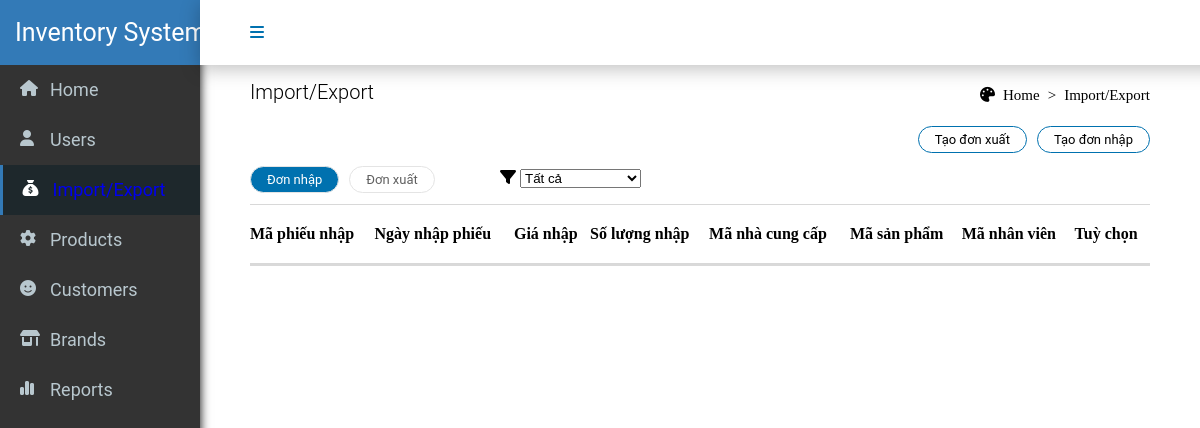
Before: /application/order.php with the older database file.
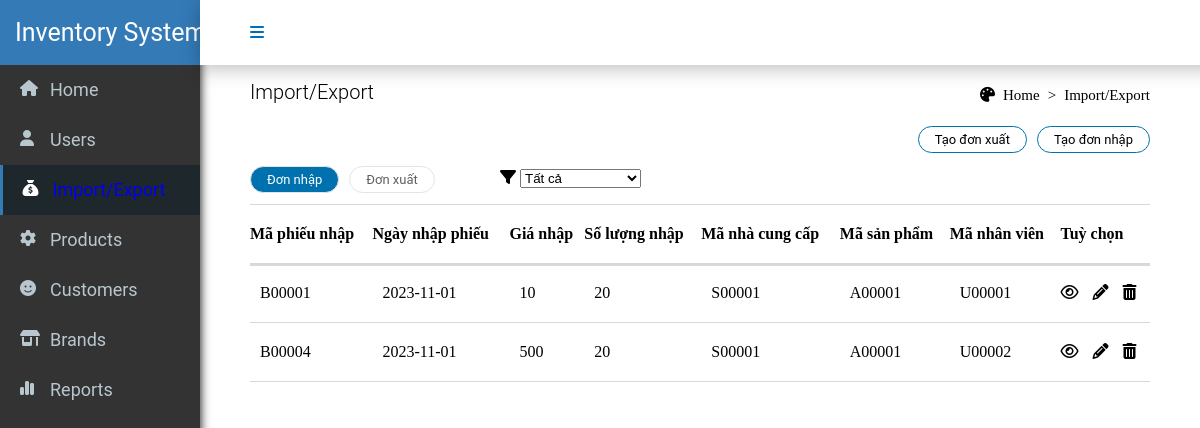
After: the same page with the newer database file.
### tables this page shows
CREATE TABLE `import` (
  `import_ID` char(6) NOT NULL,
  `import_date` date DEFAULT NULL,
  `import_price` float DEFAULT NULL,
  `import_quantity` int(11) DEFAULT NULL,
  `supplier_ID` char(6) NOT NULL,
  `product_ID` char(6) NOT NULL,
  `user_ID` char(6) NOT NULL
);

### process/connect.php (called while the page is built, shortened)
<?php
abstract class connection {
    protected $DB_TYPE;
    protected $DB_HOST;
    protected $DB_NAME;
    protected $USER;
    protected $PW;
    protected $connection;
    public function __construct() {
        $this->DB_TYPE = 'mysql';
        $this->DB_HOST = 'localhost';
        $this->DB_NAME = 'inventory';
        $this->USER = 'root';
        $this->PW = '';
        $this->connection = $this->conn();
    }
    public function conn() {
        try {
            $conn = new PDO("$this->DB_TYPE:host=$this->DB_HOST;dbname=$this->DB_NAME", $this->USER, $this->PW);
            $conn->setAttribute(PDO::ATTR_DEFAULT_FETCH_MODE, PDO::FETCH_ASSOC);
            return $conn;
        } catch (Exception $e) {
            die("Connection failed: " . $e->getMessage());
        }
    }
    public function prepareSQL($sql) {
        return $this->connection->prepare($sql);
}
}
class Query extends connection {
    public function import() {
        $sql = "SELECT * FROM import";
        $stmt = $this->prepareSQL($sql);
        $stmt->execute();
        return $stmt->fetchAll();
    }
}

### application/order.php (the view, shortened to what this page needs)
<?php
require_once '../process/connect.php';
$getinf = new Query();
$imports = $getinf->import();
?>
<!DOCTYPE html>
<html lang="en">
<head>
    <link rel="stylesheet" href="../css/index.css">
    <link rel="stylesheet" href="../css/order.css">
    <link rel="stylesheet" href="https://cdnjs.cloudflare.com/ajax/libs/font-awesome/6.4.0/css/all.min.css">
</head>
<body>
    <div class="navbar">
        <div class="navbar-box">
            <i class="fa-solid fa-bars active" style="color: #0071AF;"></i>
        </div>
    </div>
    <div class="sidebar">
        <h1>Inventory System</h1>
        <div class="sidebar-box">
            <i class="fa-solid fa-house" style="color: #b8c7ce;"></i>
            <h2><a href="index.php">Home</a></h2>
        </div>
        <div class="sidebar-box">
            <i class="fa-solid fa-user" style="color: var(--white, #b8c7ce);"></i>
            <h2>Users</h2>
        </div>
        <div class="sidebar-box-active">
            <i class="fa-solid fa-sack-dollar" style="color: var(--white, white);"></i>
            <h2><a href="order.php">Import/Export</a></h2>
        </div>
        <div class="sidebar-box">
            <i class="fa-solid fa-gear" style="color: var(--white, #b8c7ce);"></i>
            <h2><a href="product.php">Products</a></h2>
        </div>
        <div class="sidebar-box">
            <i class="fa-solid fa-face-smile" style="color: var(--white, #b8c7ce);"></i>
            <h2>Customers</h2>
        </div>
        <div class="sidebar-box">
            <i class="fa-solid fa-shop" style="color: var(--white, #b8c7ce);"></i>
            <h2><a href="brand.php">Brands</a></h2>
        </div>
        <div class="sidebar-box">
            <i class="fa-solid fa-chart-simple" style="color: var(--white, #b8c7ce);"></i>
            <h2>Reports</h2>
        </div>
    </div>
    <div class="content">
        <div class="content-title">
            <p>Import/Export</p>
            <ul>
                <i class="fa-solid fa-palette"></i>
                <li class="home"><a href="index.php">Home</a></li>
                <li> > </li>
                <li>Import/Export</li>
            </ul>
        </div>
        <div class="order-list">
            <div class="add-order">
                <button class="add-order-button" name=""><a href="create/entry.php">Tạo đơn nhập</a></button>
                <button class="add-order-button" name=""><a href="create/output.php">Tạo đơn xuất</a></button>
            </div>
            <div class="order-list-option">
                <button class="order-list-button active button" name="">Đơn nhập</button>
                <button class="order-list-button" name="">Đơn xuất</button>
            </div>
            <div class="each-order-list">
                <div class="order-list-box active">
                    <div class="filter">
                        <i class="fa-solid fa-filter"></i>
                        <select name="cars" id="cars">
                            <option value="volvo">Tất cả</option>
                        </select>
                    </div>
                    <table>
                        <tr class="order-box-select">
                            <th>Mã phiếu nhập</th>
                            <th>Ngày nhập phiếu</th>
                            <th>Giá nhập</th>
                            <th>Số lượng nhập</th>
                            <th>Mã nhà cung cấp</th>
                            <th>Mã sản phẩm</th>
                            <th>Mã nhân viên</th>
                            <th>Tuỳ chọn</th>
                        </tr>
                        <?php
                        foreach ($imports as $import): ?>
                        <tr>
                            <td><a href=""></a><?php echo $import["import_ID"] ?></td>
                            <td><a href=""></a><?php echo $import["import_date"] ?></td>
                            <td><a href=""></a><?php echo $import["import_price"] ?></td>
                            <td><a href=""></a><?php echo $import["import_quantity"] ?></td>
                            <td><a href=""></a><?php echo $import["supplier_ID"] ?></td>
                            <td><a href=""></a><?php echo $import["product_ID"] ?></td>
                            <td><a href=""></a><?php echo $import["user_ID"] ?></td>
                            <td>
                                <a href=""><i class="fa-regular fa-eye"></i></a>
                                <a href="create/change_entry.php?id=<?= $import['import_ID'] ?>"><i class="fa-solid fa-pencil"></i></a>
                                <i onclick="confirmDelete()" class="fa-solid fa-trash-can"></i>
                            </td>
                        </tr>
                        <?php endforeach; ?>
                    </table>
                </div>
            </div>
        </div>
    </div>
</body>
</html>

### css/index.css (style rules this page uses)
* { margin: 0; }
.sidebar { position: fixed; width: 200px; height: 100%; background: #333; height: 860px; overflow: hidden; flex-direction: column; top: 0; display: flex; flex-direction: column; align-items: center; box-shadow: 0 0 10px 0; }
.sidebar h1 { color: var(--white, #FFF); font-family: Roboto; font-size: 25px; padding-left: 30px; font-style: normal; font-weight: 400; line-height: 35.5px; display: flex; align-items: center; background-color: #337ab7; width: 100%; height: 65px; }
.sidebar-box-active { position: relative; }
.sidebar-box-active .fa-solid { position: absolute; left: 25px; top: 15px; }
.sidebar-box { position: relative; }
.sidebar-box .fa-solid { position: absolute; left: 20px; top: 15px; }
.sidebar-box h2 { color: var(--white, #b8c7ce); font-family: Roboto; font-size: 18px; padding-left: 50px; font-style: normal; font-weight: 400; line-height: 35.5px; display: flex; align-items: center; width: 150px; height: 50px; }
.sidebar-box a:link { color: var(--white, #b8c7ce); font-family: Roboto; font-size: 18px; font-style: normal; font-weight: 400; line-height: 35.5px; display: flex; align-items: center; width: 150px; height: 50px; }
.sidebar-box-active .fa-solid { color: var(--white, white); }
.sidebar-box-active h2 { color: var(--white, #FFF); font-family: Roboto; font-size: 18px; padding-left: 50px; font-style: normal; font-weight: 400; line-height: 35.5px; display: flex; align-items: center; width: 150px; height: 50px; background-color: #1e282c; border-left: 5px solid #337ab7; }
.navbar { position: fixed; display: flex; width: 100%; height: 65px; justify-content: space-between; align-items: center; top: 0; left: 200px; background: #FFF; box-shadow: 0px 4px 18px 0px rgba(0, 0, 0, 0.25); box-sizing: border-box; z-index: 5; }
.navbar .navbar-box { display: flex; }
.navbar .navbar-box .fa-bars { margin-left: 50px; margin-right: 950px; }
.content { position: relative; top: 80px; margin-left: 250px; margin-right: 50px; }
.content-title { display: flex; align-items: end; }
.content-title p { font-family: Roboto; font-size: 20px; font-style: normal; font-weight: 300; display: flex; align-items: center; }
.content-title ul { position: absolute; right: 0px; list-style: none; display: flex; gap: 8px; font-size: 15px; }
table { width: 100%; text-align: left; }
table, th, td { border-top: 1px solid #D8D8D8 ; border-bottom: 1px solid #D8D8D8 ; border-collapse: collapse; box-shadow: #D8D8D8; }
th, td { padding: 20px 0; }
a:link { text-decoration: none; }
.home a:link { color: black }
.order-box-select { box-shadow: 0px 2px 0px 0px rgba(0, 0, 0, 0.15); }

### css/order.css (style rules this page uses)
.order-list { position: relative; }
.order-list .order-list-box { display: none; }
.add-order { position: relative; display: flex; height: 30px; align-items: center; margin-top: 20px; gap: 10px; flex-direction: row-reverse; }
.add-order-button { border-radius: 20px; border: 1px solid var(--1-border, #0071AF); background: var(--1-white, #FFF); padding: 5px 16px; color: var(--1-text, #606060); font-family: Roboto; font-size: 13px; font-style: normal; font-weight: 400; line-height: normal; }
.order-list-option { position: relative; display: flex; height: 30px; align-items: center; margin-top: 10px; margin-bottom: 10px; gap: 10px; }
.order-list-button { border-radius: 20px; border: 1px solid var(--1-border, #E4E4E4); background: var(--1-white, #FFF); padding: 5px 16px; color: var(--1-text, #606060); font-family: Roboto; font-size: 13px; font-style: normal; font-weight: 400; line-height: normal; }
.filter { position: absolute; top: 45px; left: 250px; }
.add-order-button a { color: black; }
.order-list-box a { color: black; margin-right: 10px; }
.button { background: var(--d-9-d-9-d-9, #0071AF); color: white; }
.order-list-box.active { display: block; }

Changed rows visible on the page:
added import: import_ID "B00001", import_date "2023-11-01", import_price "10", import_quantity "20", supplier_ID "S00001", product_ID "A00001", user_ID "U00001"
added import: import_ID "B00004", import_date "2023-11-01", import_price "500", import_quantity "20", supplier_ID "S00001", product_ID "A00001", user_ID "U00002"
